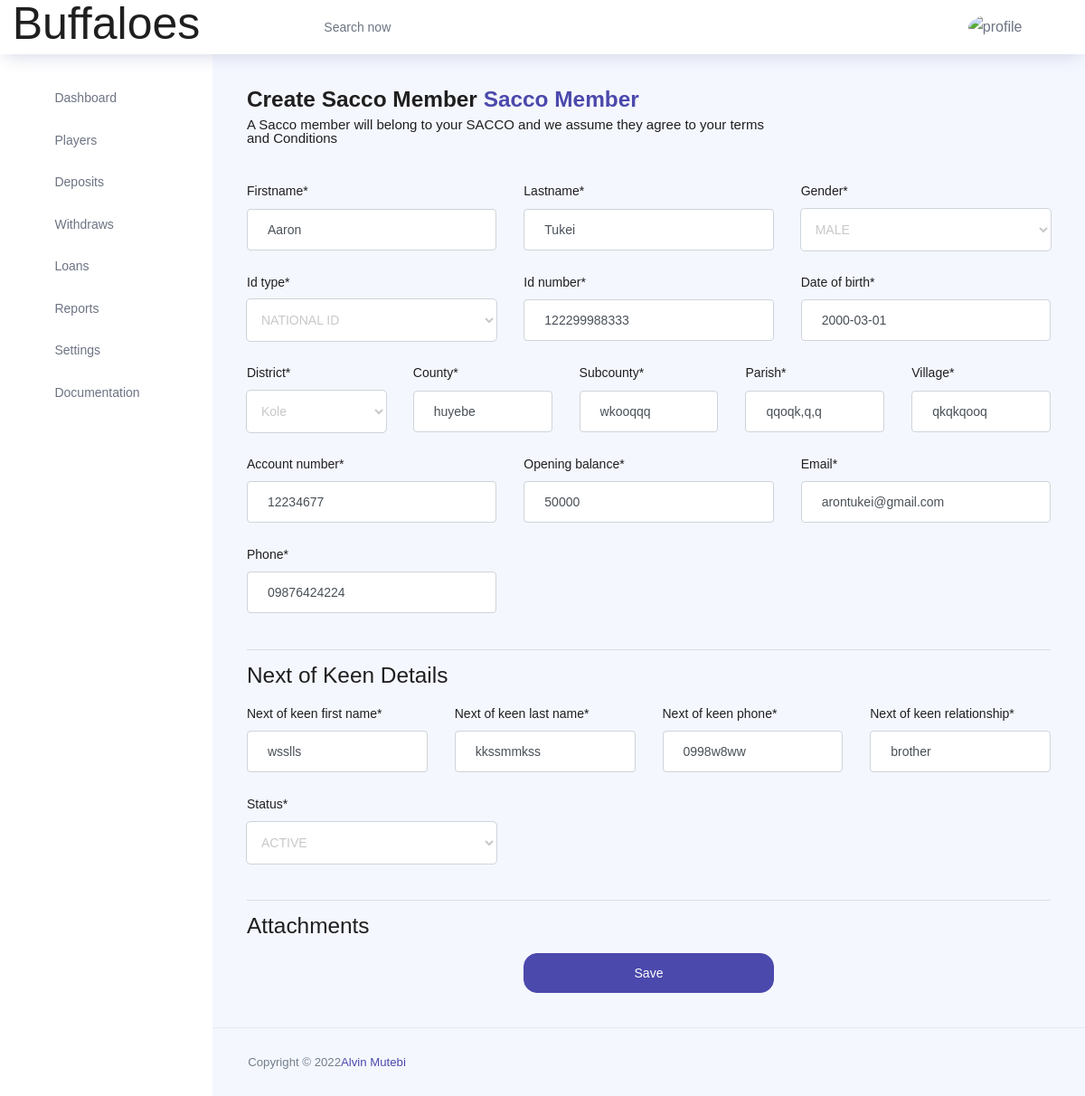
Page /member-update/1/ (signed in) on the committed database.
### buffaloes/models.py (models this page shows, shortened)
class Member(models.Model):
	STATUS = (
		('ACTIVE','ACTIVE'),
		('PENDING', 'PENDING'),
		)
	ID_TYPE = (
		('NATIONAL ID', 'NATIONAL ID'),
		('PASSPORT', 'PASSPORT'),
		('DRIVING PERMIT', 'DRIVING PERMIT'),
	    )
	GENDER = (
		('MALE','MALE'),
		('FEMALE', 'FEMALE'),
		)
	DISTRICTS = (
		('Abim','Abim'),
		('Adjumani','Adjumani'),
		('Agago','Agago'),
		('Alebtong','Alebtong'),
		('Amolatar','Amolatar'),
		('Amudat','Amudat'),
		('Amuria','Amuria'),
		('Amuru','Amuru'),
		('Apac','Apac'),
		('Arua','Arua'),
		('Budaka','Budaka'),
		('Bududa','Bududa'),
		('Bugiri','Bugiri'),
		('Bugweri','Bugweri'),
		('Buikwe','Buikwe'),
		('Bukedea','Bukedea'),
		('Bukomansimbi','Bukomansimbi'),
		('Bukwa','Bukwa'),
		('Bulambuli','Bulambuli'),
		('Buliisa','Buliisa'),
		('Bundibugyo','Bundibugyo'),
		('Bunyangabu','Bunyangabu'),
		('Bushenyi','Bushenyi'),
		('Busia','Busia'),
		('Butebo','Butebo'),
		('Buvuma','Buvuma'),
		('Buyende','Buyende'),
		('Dokolo','Dokolo'),
		('Gomba','Gomba'),
		('Gulu','Gulu'),
		('Hoima','Hoima'),
		('Ibanda','Ibanda'),
		('Iganga','Iganga'),
		('Isingiro','Isingiro'),
		('Jinja','Jinja'),
		('Kaabong','Kaabong'),
		('Kabale','Kabale'),
		('Kabarole','Kabarole'),
		('Kaberamaido','Kaberamaido'),
		('Kagadi','Kagadi'),
		('Kakumiro','Kakumiro'),
		('Kalangala','Kalangala'),
		('Kaliro','Kaliro'),
		('Kalungu','Kalungu'),
		('Kampala','Kampala'),
		('Kamuli','Kamuli'),
		('Kamwenge','Kamwenge'),
		('Kanungu','Kanungu'),
		('Kapchorwa','Kapchorwa'),
		('Kapelebyong','Kapelebyong'),
		('Kasanda','Kasanda'),
		('Kasese','Kasese'),
		('Katakwi','Katakwi'),
		('Kayunga','Kayunga'),
		('Kibaale','Kibaale'),
		('Kiboga','Kiboga'),
		('Kibuku','Kibuku'),
		('Kikuube','Kikuube'),
		('Kiruhura','Kiruhura'),
		('Kiryandongo','Kiryandongo'),
		('Kisoro','Kisoro'),
		('Kitgum','Kitgum'),
		('Koboko','Koboko'),
		('Kole','Kole'),
		('Kotido','Kotido'),
		('Kumi','Kumi'),
		('Kwania','Kwania'),
		('Kween','Kween'),
		('Kyankwanzi','Kyankwanzi'),
		('Kyegegwa','Kyegegwa'),
		('Kyenjojo','Kyenjojo'),
		('Kyotera','Kyotera'),
		('Lamwo','Lamwo'),
		('Lira','Lira'),
		('Luuka','Luuka'),
		('Luwero','Luwero'),
		('Lwengo','Lwengo'),
		('Lyantonde','Lyantonde'),
		('Manafwa','Manafwa'),
		('Maracha','Maracha'),
		('Masaka','Masaka'),
		('Masindi','Masindi'),
		('Mayuge','Mayuge'),
		('Mbale','Mbale'),
		('Mbarara','Mbarara'),
		('Mitooma','Mitooma'),
		('Mityana','Mityana'),
		('Moroto','Moroto'),
		('Moyo','Moyo'),
		('Mpigi','Mpigi'),
		('Mubende','Mubende'),
		('Mukono','Mukono'),
		('Nabilatuk','Nabilatuk'),
		('Nakapiripirit','Nakapiripirit'),
		('Nakaseke','Nakaseke'),
		('Nakasongola','Nakasongola'),
		('Namayingo','Namayingo'),
		('Namisindwa','Namisindwa'),
		('Namutumba','Namutumba'),
		('Napak','Napak'),
		('Nebbi','Nebbi'),
		('Ngora','Ngora'),
		('Ntoroko','Ntoroko'),
		('Ntungamo','Ntungamo'),
		('Nwoya','Nwoya'),
		('Omoro','Omoro'),
		('Otuke','Otuke'),
		('Oyam','Oyam'),
		('Pader','Pader'),
		('Pakwach','Pakwach'),
		('Pallisa','Pallisa'),
		('Rakai','Rakai'),
		('Rubanda','Rubanda'),
		('Rubirizi','Rubirizi'),
		('Rukiga','Rukiga'),
		('Rukungiri','Rukungiri'),
		('Sembabule','Sembabule'),
		('Serere','Serere'),
		('Sheema','Sheema'),
		('Sironko','Sironko'),
		('Soroti','Soroti'),
		('Tororo','Tororo'),
		('Wakiso','Wakiso'),
		('Yumbe','Yumbe'),
		('Zombo','Zombo'),
		)
	user = models.ForeignKey(User, on_delete=models.CASCADE, null=True, blank=True)
	firstname = models.CharField(max_length=200, null=True)
	lastname = models.CharField(max_length=200, null=True)
	id_type = models.CharField(max_length=200, null=True, choices=ID_TYPE)
	id_number = models.CharField(max_length=200, null=True)
	gender = models.CharField(max_length=200, null=True, choices=GENDER)
	date_of_birth = models.DateField(auto_now_add=False, null=True)
	district = models.CharField(max_length=200, null=True, choices=DISTRICTS)
	county = models.CharField(max_length=200, null=True)
	subcounty = models.CharField(max_length=200, null=True)
	parish = models.CharField(max_length=200, null=True)
	village = models.CharField(max_length=200, null=True)
	account_number = models.CharField(max_length=200, null=True)
	opening_balance = models.CharField(max_length=200, null=True)
	email = models.CharField(max_length=200, null=True)
	phone = models.CharField(max_length=200, null=True)
	next_of_keen_first_name = models.CharField(max_length=200, null=True)
	next_of_keen_last_name = models.CharField(max_length=200, null=True)
	next_of_keen_phone = models.CharField(max_length=200, null=True)
	next_of_keen_relationship = models.CharField(max_length=200, null=True)
	status = models.CharField(max_length=200, null=True, choices=STATUS)

### buffaloes/views.py (the view)
# urls.py: path('member-update/<int:pk>/', MemberUpdate.as_view(), name='member-update'),
class MemberUpdate(LoginRequiredMixin,SuccessMessageMixin,UpdateView):
    model= User
    model = Member
    fields = [
       "firstname", "lastname", "id_type", "id_number", "gender", "date_of_birth",
       "district", "county", "subcounty", "parish", "village", "account_number",
       "opening_balance", "email", "phone", "next_of_keen_first_name",
       "next_of_keen_last_name", "next_of_keen_phone", "next_of_keen_relationship",
       "status"
    ]
    template_name = 'buffaloes/createMember.html'
    success_url = reverse_lazy('view-members')
    success_message = "Member Updated successfully !"

### buffaloes/templates/buffaloes/createMember.html (shortened to what this page needs)
{% extends 'buffaloes/main.html' %}
{% load crispy_forms_tags %}
{% load static %}
{% block content %}
{% include 'buffaloes/header.html' %}
<div class="main-panel">
    <div class="content-wrapper">
        <div class="row">
            <div class="col-md-12 grid-margin">
                <div class="row">
                    <div class="col-12 col-xl-8 mb-4 mb-xl-0">
                        <h3 class="font-weight-bold">Create Sacco Member <span class="text-primary">Sacco Member</span>
                        </h3>
                        <h6 class="font-weight-normal mb-0">A Sacco member will belong to your SACCO and we assume they
                            agree to your terms and Conditions</h6>
                    </div>
                </div>
            </div>
        </div>
        <div class="row">
            <form method="POST">
                <div class="container">
                    <div class="row">
                        <div class="col">
                            <div class="form-group">
                                {{ form.firstname|as_crispy_field }}
                            </div>
                        </div>
                        <div class="col">
                            <div class="form-group">
                                {{form.lastname |as_crispy_field}}
                            </div>
                        </div>
                        <div class="col">
                            <div class="form-group">
                                {{form.gender |as_crispy_field}}
                            </div>
                        </div>
                    </div>
                    <div class="row">
                        <div class="col">
                            <div class="form-group">
                                {{form.id_type |as_crispy_field}}
                            </div>
                        </div>
                        <div class="col">
                            <div class="form-group">
                                {{form.id_number |as_crispy_field}}
                            </div>
                        </div>
                        <div class="col">
                            <div class="form-group">
                                {{form.date_of_birth |as_crispy_field}}
                            </div>
                        </div>
                    </div>
                    <div class="row">
                        <div class="col">
                            <div class="form-group">
                                {{form.district |as_crispy_field}}
                            </div>
                        </div>
                        <div class="col">
                            <div class="form-group">
                                {{form.county |as_crispy_field}}
                            </div>
                        </div>
                        <div class="col">
                            <div class="form-group">
                                {{form.subcounty |as_crispy_field}}
                            </div>
                        </div>
                        <div class="col">
                            <div class="form-group">
                                {{form.parish |as_crispy_field}}
                            </div>
                        </div>
                        <div class="col">
                            <div class="form-group">
                                {{form.village |as_crispy_field}}
                            </div>
                        </div>
                    </div>
                    <div class="row">
                        <div class="col">
                            <div class="form-group">
                                {{form.account_number |as_crispy_field}}
                            </div>
                        </div>
                        <div class="col">
                            <div class="form-group">
                                {{form.opening_balance |as_crispy_field}}
                            </div>
                        </div>
                        <div class="col">
                            <div class="form-group">
                                {{form.email |as_crispy_field}}
                            </div>
                        </div>
                    </div>
                    <div class="row">
                        <div class="col">
                            <div class="form-group">
                                {{form.phone |as_crispy_field}}
                            </div>
                        </div>
                        <div class="col"></div>
                        <div class="col"></div>
                    </div>
                    <hr>
                    <h3 class="mb-0">Next of Keen Details</h3>
                    <br>
                    <div class="row">
                        <div class="col">
                            <div class="form-group">
                                {{form.next_of_keen_first_name |as_crispy_field}}
                            </div>
                        </div>
                        <div class="col">
                            <div class="form-group">
                                {{form.next_of_keen_last_name |as_crispy_field}}
                            </div>
                        </div>
                        <div class="col">
                            <div class="form-group">
                                {{form.next_of_keen_phone |as_crispy_field}}
                            </div>
                        </div>
                        <div class="col">
                            <div class="form-group">
                                {{form.next_of_keen_relationship |as_crispy_field}}
                            </div>
                        </div>
                    </div>
                    <div class="row">
                        <div class="col">
                            <div class="form-group">
                                {{form.status |as_crispy_field}}
                            </div>
                        </div>
                        <div class="col"></div>
                        <div class="col"></div>
                    </div>
                    <hr>
                    <h3 class="mb-0">Attachments</h3>
                    <br>
                    <div class="row">
                        <div class="col"></div>
                        <div class="col">
                            <button type="submit" class="btn btn-primary btn-md btn-block">Save</button>
                        </div>
                        <div class="col"></div>
                    </div>
                </div>
            </form>
        </div>
    </div>
    <footer class="footer">
        <div class="d-sm-flex justify-content-center justify-content-sm-between">
            <span class="text-muted text-center text-sm-left d-block d-sm-inline-block">Copyright © 2022<a
                    href="https://www.bootstrapdash.com/" target="_blank">Alvin Mutebi</a></span>
        </div>
    </footer>
</div>
{% endblock content%}

### rows in the picture
Member: firstname "Aaron", lastname "Tukei", gender "MALE", id_type "NATIONAL ID", id_number "122299988333", date_of_birth "2000-03-01", district "Kole", county "huyebe", subcounty "wkooqqq", parish "qqoqk,q,q", village "qkqkqooq", account_number "12234677", opening_balance "50000", email "arontukei@gmail.com", phone "09876424224", next_of_keen_first_name "wsslls", next_of_keen_last_name "kkssmmkss", next_of_keen_phone "0998w8ww", next_of_keen_relationship "brother", status "ACTIVE"
